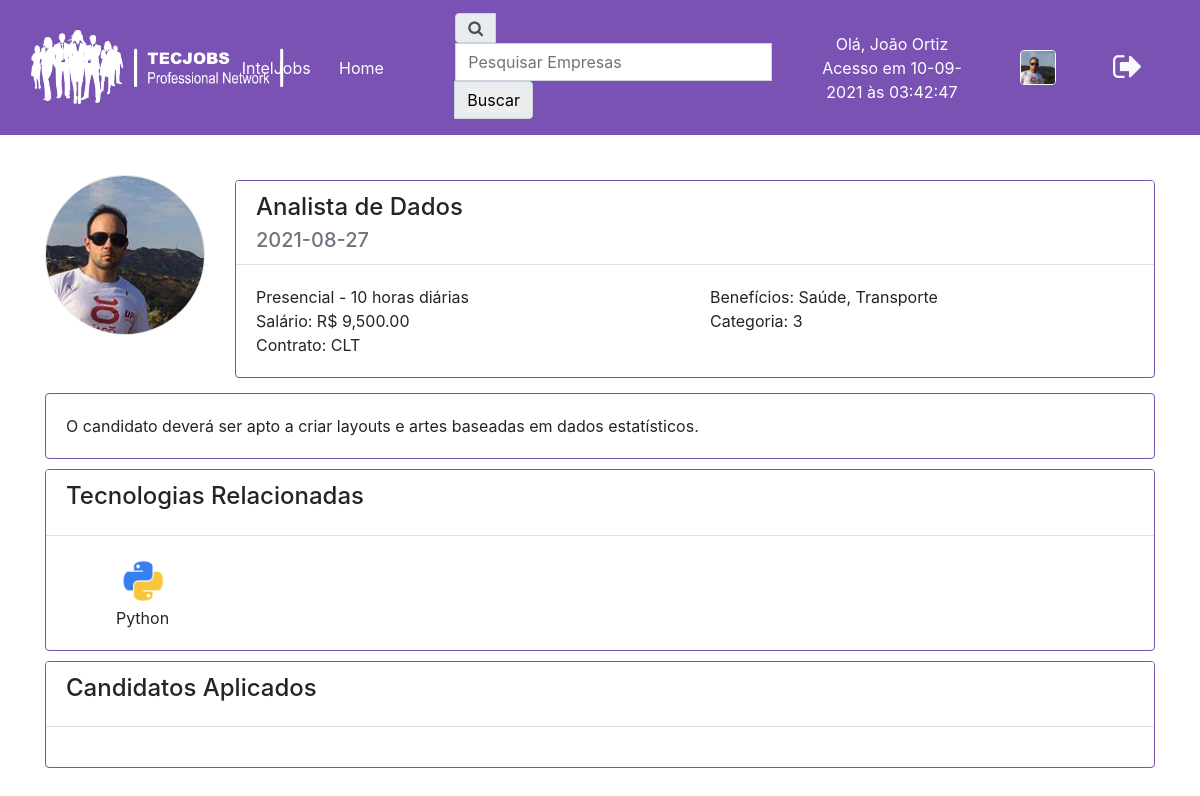
The page /src/UI/GerenciarVagaUI.php?idVaga=1 (signed in) on the database its author committed.
### tables this page shows
CREATE TABLE `vagas` (
  `id_VAGA` int(11) NOT NULL AUTO_INCREMENT,
  `data_VAGA` date NOT NULL,
  `cargo_VAGA` varchar(30) NOT NULL,
  `descricao_VAGA` text NOT NULL,
  `salario_VAGA` float NOT NULL,
  `contrato_VAGA` varchar(45) NOT NULL,
  `periodo_VAGA` int(11) NOT NULL,
  `sistema_VAGA` varchar(45) NOT NULL,
  `beneficios_VAGA` varchar(200) NOT NULL,
  `idTipo_VAGA` int(11) DEFAULT NULL,
  `status_VAGA` int(11) NOT NULL,
  `idEmpresa_VAGA` int(11) NOT NULL,
  PRIMARY KEY (`id_VAGA`),
  KEY `idEmpresa_VAGA` (`idEmpresa_VAGA`)
);

CREATE TABLE `tecnologias` (
  `id_TECNOLOGIA` int(11) NOT NULL,
  `nome_TECNOLOGIA` varchar(50) DEFAULT NULL,
  `descricao_TECNOLOGIA` varchar(150) DEFAULT NULL,
  `icone_TECNOLOGIA` varchar(32) DEFAULT NULL,
  PRIMARY KEY (`id_TECNOLOGIA`)
);

### src/DAO/EmpresasDAO.php (called while the page is built, shortened)
<?php
require_once "../Model/Vagas.php";
class EmpresasDAO {
    function consultarVaga($id) {
        $objBD = new ConexaoDAO();
        $vConn = $objBD->abrirConexao();
        $sqlVaga = "Select * from vagas V, tiposvagas TV where V.id_VAGA = '$id' and V.idTipo_VAGA = TV.id_TIPOVAGA";
        $rsVaga = $vConn->query($sqlVaga);
        $tblVaga = $rsVaga->fetch();
        $objVaga = new Vagas();
        $objVaga->setId($tblVaga['id_VAGA']);
        $objVaga->setData($tblVaga['data_VAGA']);
        $objVaga->setCargo($tblVaga['cargo_VAGA']);
        $objVaga->setDescricao($tblVaga['descricao_VAGA']);
        $objVaga->setSalario($tblVaga['salario_VAGA']);
        $objVaga->setContrato($tblVaga['contrato_VAGA']);
        $objVaga->setPeriodo($tblVaga['periodo_VAGA']);
        $objVaga->setSistema($tblVaga['sistema_VAGA']);
        $objVaga->setBeneficios($tblVaga['beneficios_VAGA']);
        $objVaga->setIdTipo($tblVaga['idTipo_VAGA']);
        $objVaga->setIdEmpresa($tblVaga['idEmpresa_VAGA']);
        $objVaga->setStatus($tblVaga['status_VAGA']);
        return $objVaga;
    }
}

### src/Model/Vagas.php (called while the page is built, shortened)
<?php
class Vagas {
    public $id, $cargo, $descricao, $idTipo, $icone, $idEmpresa;
    public $data, $salario, $contrato, $periodo, $sistema, $beneficios, $status;
    public function getCargo() {
        return $this->cargo;
    }
    public function getDescricao() {
        return $this->descricao;
    }
    public function setCargo($cargo) {
        $this->cargo = $cargo;
    }
    public function setDescricao($descricao) {
        $this->descricao = $descricao;
    }
    public function getIdTipo() {
        return $this->idTipo;
    }
    public function setIdTipo($idTipo) {
        $this->idTipo = $idTipo;
    }
    public function getData() {
        return $this->data;
    }
    public function getSalario() {
        return $this->salario;
    }
    public function getContrato() {
        return $this->contrato;
    }
    public function getPeriodo() {
        return $this->periodo;
    }
    public function getSistema() {
        return $this->sistema;
    }
    public function getBeneficios() {
        return $this->beneficios;
    }
    public function setData($data) {
        $this->data = $data;
    }
    public function setSalario($salario) {
        $this->salario = $salario;
    }
    public function setContrato($contrato) {
        $this->contrato = $contrato;
    }
    public function setPeriodo($periodo) {
        $this->periodo = $periodo;
    }
    public function setSistema($sistema) {
        $this->sistema = $sistema;
    }
    public function setBeneficios($beneficios) {
        $this->beneficios = $beneficios;
    }
}

### src/DAO/TecnologiasDAO.php (called while the page is built, shortened)
<?php
require_once "../Model/Tecnologias.php";
class TecnologiasDAO {
    function listarTecnologias($tipo,$idVaga) {
        $objBD = new ConexaoDAO();
        $vConn = $objBD->abrirConexao();
        if($tipo == 0)
            $sqlTec = "Select * from tecnologias";
        else if($tipo == 1)
            $sqlTec = "Select T.* from tecnologias T, areas A where A.idTecnologia_AREA = T.id_TECNOLOGIA and A.idVaga_AREA = '$idVaga'";
        $rsTec = $vConn->query($sqlTec);
        $tblTec = $rsTec->fetchAll(PDO::FETCH_BOTH);
        $tecn = new ArrayObject();
        foreach ($tblTec as $row) {
            $objTec = new Tecnologias();
            $objTec->setId($row['id_TECNOLOGIA']);
            $objTec->setNome($row['nome_TECNOLOGIA']);
            $objTec->setDescricao($row['descricao_TECNOLOGIA']);
            $objTec->setIcone($row['icone_TECNOLOGIA']);
            $tecn->append($objTec);
        }
        return $tecn;
    }
}

### src/Model/Tecnologias.php (called while the page is built, shortened)
<?php
class Tecnologias {
    public $id, $nome, $descricao, $icone, $nivel ;
    public function getNome() {
        return $this->nome;
    }
    public function setNome($nome) {
        $this->nome = $nome;
    }
    public function getIcone() {
        return $this->icone;
    }
    public function setIcone($icone) {
        $this->icone = $icone;
    }
}
?>

### src/UI/GerenciarVagaUI.php (the view, shortened to what this page needs)
<?php
require_once "../Model/Vagas.php";
require_once "../DAO/EmpresasDAO.php";
require_once "../DAO/TecnologiasDAO.php";
$objBDEmp = new EmpresasDAO();
$objBDTecn = new TecnologiasDAO();
$idVaga = $_GET['idVaga'];
$objVaga = $objBDEmp->consultarVaga($idVaga);
$tecnologias = $objBDTecn->listarTecnologias(1, $idVaga);
?>
<!DOCTYPE html>
<html lang="pt-br">
    <head>
        <link rel="stylesheet" href="https://stackpath.bootstrapcdn.com/bootstrap/4.3.1/css/bootstrap.min.css">
        <link href="https://stackpath.bootstrapcdn.com/font-awesome/4.7.0/css/font-awesome.min.css" rel="stylesheet">
        <link href="../../assets/css/estilo.css" rel="stylesheet">
    </head>
    <body>
        <?php
        include "TopoUI.php";
        ?>
        <div class="container" style="margin-top: 30px;">
            <div class="row" style="min-height: 180px;">
                <div class="col-lg-2" style="padding-top:10px;">
                    <img src="../../img/users/<?= $_SESSION['imagem'] ?>" alt="" class="img-fluid rounded-circle border">
                </div>
                <div class="col-lg-10" style="padding-top: 15px;padding-bottom:15px;">
                    <div class="card"style="border-color:#7952B3;">
                        <div class="card-header" style="background-color:#FFFFFF;">
                            <div class="row">
                                <div class="col-lg-10">
                                    <h4 class="card-title">
                                        <?= $objVaga->getCargo(); ?>
                                    </h4>
                                    <h5 class="card-subtitle text-muted">
                                        <?= $objVaga->getData(); ?>
                                    </h5>
                                </div>
                            </div>
                        </div>
                        <div class="card-body">
                            <div class="row">
                                <div class="col">
                                    <?= $objVaga->getSistema() . " - " . $objVaga->getPeriodo(); ?> horas diárias<br>
                                    Salário: R$ <?= number_format($objVaga->getSalario(), 2); ?><br>
                                    Contrato: <?= $objVaga->getContrato(); ?>
                                </div>
                                <div class="col">
                                    Benefícios: <?= $objVaga->getBeneficios(); ?> <br>
                                    Categoria: <?= $objVaga->getIdTipo(); ?>
                                </div>
                            </div>
                        </div>
                    </div>
                </div>
            </div>
            <div class="row" style="">
                <div class="col-lg-12">
                    <div class="card" style="border-color:#7952B3;">
                        <div class="card-body">
                            <?= $objVaga->getDescricao(); ?>
                        </div>
                    </div>
                </div>
            </div>
            <div class="row" style="margin-top:10px;">
                <div class="col-lg-12">
                    <div class="card" style="border-color:#7952B3;">
                        <div class="card-header"  style="background-color:#FFFFFF;">
                            <h4 class="card-title">Tecnologias Relacionadas</h4>
                        </div>
                        <div class="card-body">
                            <div class="row">
                                <?php for ($i = 0; $i < count($tecnologias); $i++) { ?>
                                    <div class="col-lg-2 text-center">
                                        <img src="../../img/tech/<?= $tecnologias[$i]->getIcone(); ?>" class="Icones"><br>
                                        <?= $tecnologias[$i]->getNome(); ?>
                                    </div>
                                    <?php
                                }
                                ?>
                            </div>
                        </div>
                    </div>
                </div>
            </div>
            <div class="row" style="margin-top:10px;">
                <div class="col-lg-12">
                    <div class="card" style="border-color:#7952B3;">
                        <div class="card-header"  style="background-color:#FFFFFF;">
                            <h4 class="card-title">Candidatos Aplicados</h4>
                        </div>
                        <div class="card-body">
                        </div>
                    </div>
                </div>
            </div>
    </body>
</html>

### assets/css/estilo.css (style rules this page uses)
* { padding: 0; margin: 0; }
.Icones { width:50px; height:50px; }

### rows shown on the page
vagas: cargo_VAGA "Analista de Dados", data_VAGA "2021-08-27", sistema_VAGA "Presencial", periodo_VAGA "10", salario_VAGA "9,500.00", contrato_VAGA "CLT", beneficios_VAGA "Saúde, Transporte", idTipo_VAGA "3", descricao_VAGA "O candidato deverá ser apto a criar layouts e artes baseadas em dados estatísticos."
tecnologias: icone_TECNOLOGIA (picture), nome_TECNOLOGIA "Python"

### other values the page prints
$_SESSION['nome'] "João Ortiz"
$_SESSION['horaLogin'] "Acesso em 10-09-2021 às 03:42:47"
